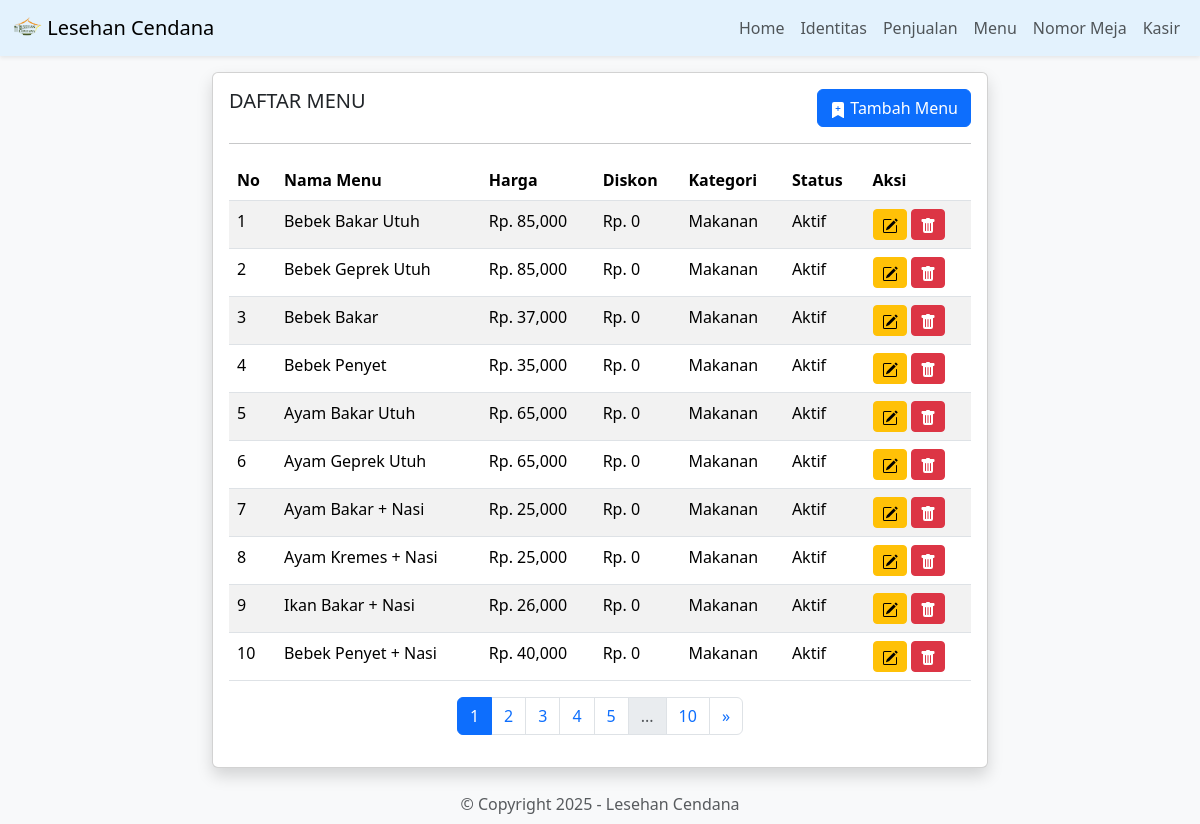
The app's page /main.php?module=menu with its own data.
### tables this page shows
CREATE TABLE `identitas` (
  `id` int NOT NULL,
  `nama` varchar(255) NOT NULL,
  `alamat` text NOT NULL,
  `telepon` varchar(50) NOT NULL
);

CREATE TABLE `menu` (
  `id` int NOT NULL,
  `nama_menu` varchar(255) NOT NULL,
  `harga` int NOT NULL,
  `diskon` int NOT NULL,
  `status` enum('1','0') NOT NULL,
  `kategori` char(25) NOT NULL,
  `created_at` timestamp NULL DEFAULT NULL,
  `updated_at` timestamp NULL DEFAULT NULL
);

### modul/menu/index.php (the view, shortened to what this page needs)
<?php
$jumlah_data_per_halaman = 10;
$halaman = isset($_GET['halaman']) ? (int)$_GET['halaman'] : 1;
$offset = ($halaman - 1) * $jumlah_data_per_halaman;
$sql_total_data = "SELECT COUNT(*) AS total FROM menu";
$query_total_data = mysqli_query($koneksi, $sql_total_data);
$total_data = mysqli_fetch_assoc($query_total_data)['total'];
$total_halaman = ceil($total_data / $jumlah_data_per_halaman);
$sql_menu = "SELECT * FROM menu LIMIT $offset, $jumlah_data_per_halaman";
$query_menu = mysqli_query($koneksi, $sql_menu);
?>
<div class="row  justify-content-center mt-3">
    <div class="col-8">
        <div class="card shadow">
            <div class="card-body">
                <div class="d-flex justify-content-between">
                    <h5 class="card-title">DAFTAR MENU</h5>
                    <button type="button" class="btn btn-primary" data-bs-toggle="modal" data-bs-target="#tambahMenu">
                        Tambah Menu
                    </button>
                </div>
                <hr>
                <div class="table-responsive">
                    <table class="table table-striped">
                        <thead>
                            <tr>
                                <th>No</th>
                                <th>Nama Menu</th>
                                <th>Harga</th>
                                <th>Diskon</th>
                                <th>Kategori</th>
                                <th>Status</th>
                                <th>Aksi</th>
                            </tr>
                        </thead>
                        <tbody>
                            <?php
                            $no = $offset + 1;
                            while ($data_menu = mysqli_fetch_array($query_menu)) {
                            ?>
                                <tr>
                                    <td><?= $no++; ?></td>
                                    <td><?= $data_menu['nama_menu']; ?></td>
                                    <td>Rp. <?= number_format($data_menu['harga'], 0); ?></td>
                                    <td>Rp. <?= number_format($data_menu['diskon'], 0) ?></td>
                                    <td><?= $data_menu['kategori']; ?></td>
                                    <td>
                                        <?= $data_menu['status'] == 1 ? 'Aktif' : 'Tidak Aktif'; ?>
                                    </td>
                                    <td>
                                        <button type="button" class="btn btn-warning btn-sm" data-bs-toggle="modal" data-bs-target="#editMenu<?= $data_menu['id']; ?>">
                                        </button>
                                        <?php
                                        $cek_menu = $koneksi->query("SELECT * FROM detail_penjualan WHERE id_menu = '$data_menu[id]'")->num_rows;
                                        if ($cek_menu == 0) {
                                        ?>
                                            <button type="button" class="btn btn-danger btn-sm" data-bs-toggle="modal" data-bs-target="#hapusMenu<?= $data_menu['id']; ?>">
                                            </button>
                                        <?php
                                        }
                                        ?>
                                    </td>
                                </tr>
                            <?php } ?>
                        </tbody>
                    </table>
                </div>
                <nav aria-label="Page navigation">
                    <ul class="pagination justify-content-center">
                        <?php
                        $jumlah_tombol = 5;
                        $start_page = max(1, $halaman - floor($jumlah_tombol / 2));
                        $end_page = min($total_halaman, $start_page + $jumlah_tombol - 1);
                        for ($i = $start_page; $i <= $end_page; $i++) {
                            echo '<li class="page-item ' . ($i == $halaman ? 'active' : '') . '">
                    <a class="page-link" href="?module=menu&halaman=' . $i . '">' . $i . '</a>
                  </li>';
                        }
                        if ($end_page < $total_halaman) {
                            if ($end_page < $total_halaman - 1) {
                                echo '<li class="page-item disabled"><span class="page-link">...</span></li>';
                            }
                            echo '<li class="page-item"><a class="page-link" href="?module=menu&halaman=' . $total_halaman . '">' . $total_halaman . '</a></li>';
                        }
                        ?>
                        <?php if ($halaman < $total_halaman) : ?>
                            <li class="page-item">
                                <a class="page-link" href="?module=menu&halaman=<?= $halaman + 1; ?>" aria-label="Next">
                                    <span aria-hidden="true">&raquo;</span>
                                </a>
                            </li>
                        <?php endif; ?>
                    </ul>
                </nav>
            </div>
        </div>
    </div>
</div>

### main.php (shortened to what this page needs)
<?php
include('koneksi.php');
$sql_identitas = "SELECT * FROM identitas";
$query_identitas = mysqli_query($koneksi, $sql_identitas);
$data_identitas = mysqli_fetch_array($query_identitas);
?>
<!DOCTYPE html>
<html lang="en">
<head>
    <link rel="stylesheet" href="bootstrap-5.3.3-dist/css/bootstrap.min.css">
</head>
<body class="bg-light">
    <nav class="navbar navbar-expand-lg shadow-sm" style="background-color: #e3f2fd;">
        <div class="container-fluid">
            <a class="navbar-brand" href="main.php?module=home">
                <img src="icons/icon-192x192.png" alt="Logo" width="30" height="24"
                    class="d-inline-block align-text-top">
                <?php echo $data_identitas['nama']; ?>
            </a>
            <div class="collapse navbar-collapse" id="navbarNav">
                <ul class="navbar-nav ms-auto">
                    <li class="nav-item">
                        <a class="nav-link" aria-current="page" href="main.php?module=home">Home</a>
                    </li>
                    <li class="nav-item">
                        <a class="nav-link" href="main.php?module=identitas">
                            Identitas
                        </a>
                    </li>
                    <li class="nav-item">
                        <a class="nav-link" href="main.php?module=penjualan">Penjualan</a>
                    </li>
                    <li class="nav-item">
                        <a class="nav-link" href="main.php?module=menu">Menu</a>
                    </li>
                    <li class="nav-item">
                        <a class="nav-link" href="main.php?module=meja">Nomor Meja</a>
                    </li>
                    <li class="nav-item">
                        <a class="nav-link" href="main.php?module=kasir">Kasir</a>
                    </li>
                </ul>
            </div>
        </div>
    </nav>
    <div class="container-fluid">
        <?php
        require_once('media.php');
        ?>
    </div>
    <div class="container-fluid mt-3">
        <div class="row py-2">
            <div class="col-12 text-center">
                <span class="text-muted">&copy; Copyright <?php echo date('Y'); ?> - <?php echo $data_identitas['nama']; ?></span>
            </div>
        </div>
    </div>
</body>
</html>

### media.php
<?php
if (isset($_GET['module'])) {
    $module = $_GET['module'];
    if ($module == 'home') {
        include('modul/home/index.php');
    } elseif ($module == 'penjualan') {
        include('modul/penjualan/index.php');
    } elseif ($module == 'menu') {
        include('modul/menu/index.php');
    } elseif ($module == 'kasir') {
        include('modul/kasir/index.php');
    } elseif ($module == 'meja') {
        include('modul/meja/index.php');
    } elseif ($module == 'identitas') {
        include('modul/identitas/index.php');
    } elseif ($module == 'tambah-pesanan') {
        include ('modul/penjualan/tambah-pesanan.php');
    }
    else {
        include('modul/home/index.php');
    }
}else{
    include('modul/home/index.php');
}
?>

### records on screen
identitas: nama "Lesehan Cendana"
menu: nama_menu "Bebek Bakar Utuh", harga "85,000", diskon "0", kategori "Makanan", status "Aktif"
menu: nama_menu "Bebek Geprek Utuh", harga "85,000", diskon "0", kategori "Makanan", status "Aktif"
menu: nama_menu "Bebek Bakar", harga "37,000", diskon "0", kategori "Makanan", status "Aktif"
menu: nama_menu "Bebek Penyet", harga "35,000", diskon "0", kategori "Makanan", status "Aktif"
menu: nama_menu "Ayam Bakar Utuh", harga "65,000", diskon "0", kategori "Makanan", status "Aktif"
menu: nama_menu "Ayam Geprek Utuh", harga "65,000", diskon "0", kategori "Makanan", status "Aktif"
menu: nama_menu "Ayam Bakar + Nasi", harga "25,000", diskon "0", kategori "Makanan", status "Aktif"
menu: nama_menu "Ayam Kremes + Nasi", harga "25,000", diskon "0", kategori "Makanan", status "Aktif"
menu: nama_menu "Ikan Bakar + Nasi", harga "26,000", diskon "0", kategori "Makanan", status "Aktif"
menu: nama_menu "Bebek Penyet + Nasi", harga "40,000", diskon "0", kategori "Makanan", status "Aktif"

### other values on screen
$total_halaman "10"
